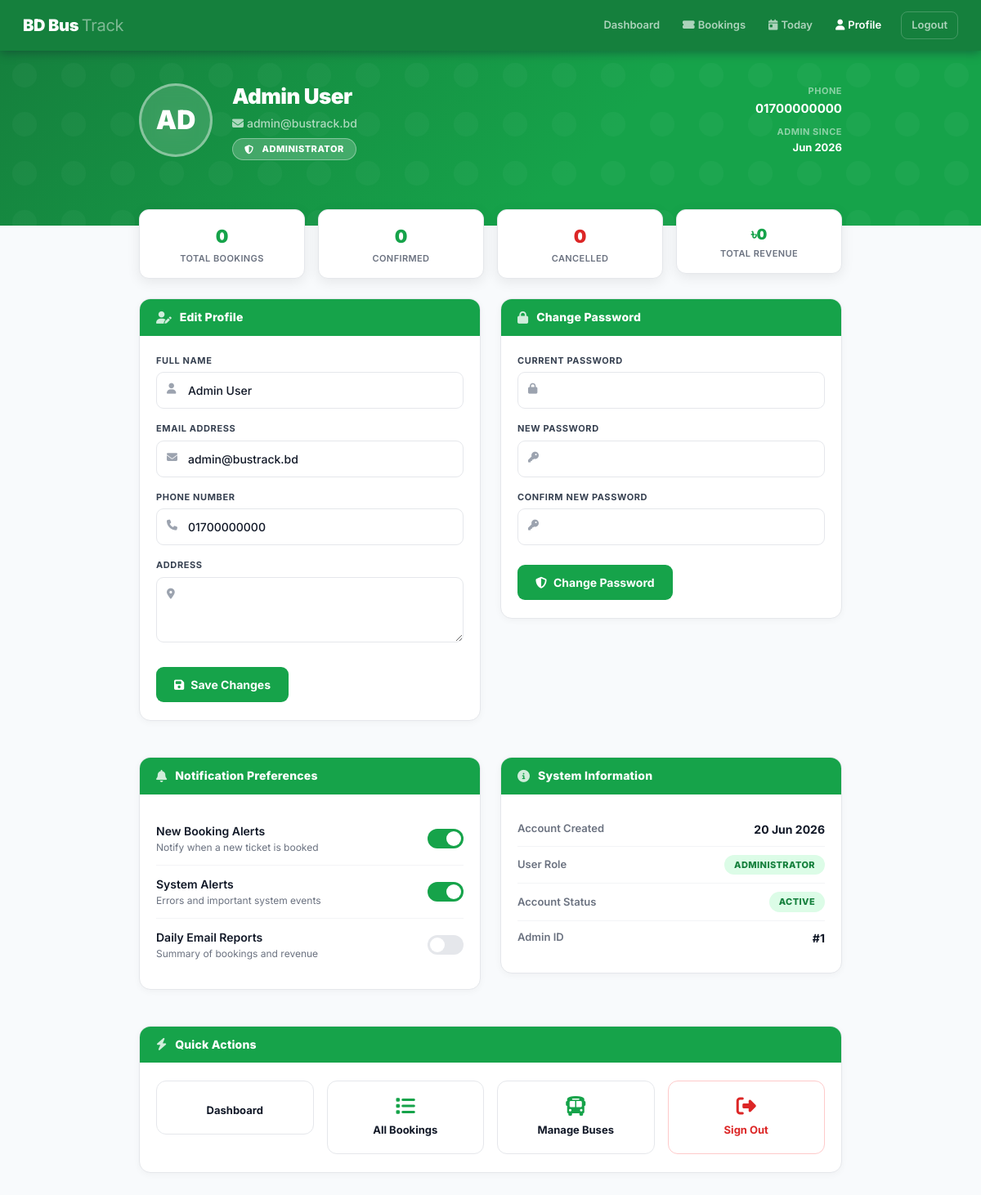
Screenshot of /admin/profile.php (signed in) with the database file from the repository.
### tables this page shows
CREATE TABLE IF NOT EXISTS users (
    id INT AUTO_INCREMENT PRIMARY KEY,
    name VARCHAR(100) NOT NULL,
    email VARCHAR(100) UNIQUE NOT NULL,
    phone VARCHAR(15) NOT NULL,
    password VARCHAR(255) NOT NULL,
    role ENUM('admin', 'user') DEFAULT 'user',
    created_at TIMESTAMP DEFAULT CURRENT_TIMESTAMP
);

### admin/profile.php (the view, shortened to what this page needs)
<?php
$conn = getConnection();
$user_id = $_SESSION['user_id'];
$conn->query("ALTER TABLE users ADD COLUMN IF NOT EXISTS address VARCHAR(255) DEFAULT NULL");
$stmt = $conn->prepare("SELECT * FROM users WHERE id = ?");
$stmt->bind_param("i", $user_id);
$stmt->execute();
$user = $stmt->get_result()->fetch_assoc();
$sysStats = $conn->query("SELECT
    (SELECT COUNT(*) FROM bookings) as total_bookings,
    (SELECT COUNT(*) FROM bookings WHERE status='confirmed') as confirmed,
    (SELECT COUNT(*) FROM bookings WHERE status='cancelled') as cancelled,
    (SELECT COALESCE(SUM(total_fare),0) FROM bookings WHERE status='confirmed') as revenue
")->fetch_assoc();
$initials = strtoupper(substr($user['name'], 0, 2));
$joined   = date('M Y', strtotime($user['created_at'] ?? 'now'));
?>
<!DOCTYPE html>
<html lang="en">
<head>
<link href="https://cdn.jsdelivr.net/npm/bootstrap@5.3.0/dist/css/bootstrap.min.css" rel="stylesheet">
<link href="https://cdnjs.cloudflare.com/ajax/libs/font-awesome/6.4.0/css/all.min.css" rel="stylesheet">
</head>
<body>
<nav class="topnav">
  <a href="dashboard.php" class="brand">BD Bus <span>Track</span></a>
  <div style="margin-left:auto;display:flex;align-items:center;gap:4px;">
    <a href="dashboard.php" class="nav-a"><i class="fas fa-grid-2 me-1"></i>Dashboard</a>
    <a href="total_bookings.php" class="nav-a"><i class="fas fa-ticket-alt me-1"></i>Bookings</a>
    <a href="todays_bookings.php" class="nav-a"><i class="fas fa-calendar-day me-1"></i>Today</a>
    <a href="profile.php" class="nav-a active"><i class="fas fa-user me-1"></i>Profile</a>
    <a href="../logout.php" class="nav-a" style="margin-left:8px;border:1px solid rgba(255,255,255,.2);border-radius:8px;">Logout</a>
  </div>
</nav>
<div class="profile-hero">
  <div class="hero-inner">
    <div class="avatar"><?= $initials ?></div>
    <div>
      <div class="hero-name"><?= htmlspecialchars($user['name']) ?></div>
      <div class="hero-email"><i class="fas fa-envelope me-1"></i><?= htmlspecialchars($user['email']) ?></div>
      <div class="admin-pill"><i class="fas fa-shield-alt me-1"></i>Administrator</div>
    </div>
    <div style="margin-left:auto;text-align:right">
      <div style="color:rgba(255,255,255,.5);font-size:11px;font-weight:700;text-transform:uppercase;letter-spacing:.5px;">Phone</div>
      <div style="color:white;font-weight:700;font-size:15px;margin-top:3px;"><?= htmlspecialchars($user['phone'] ?: '—') ?></div>
      <div style="color:rgba(255,255,255,.5);font-size:11px;font-weight:700;text-transform:uppercase;letter-spacing:.5px;margin-top:8px;">Admin since</div>
      <div style="color:white;font-weight:700;font-size:13px;margin-top:2px;"><?= $joined ?></div>
    </div>
  </div>
</div>
<div class="stats-row">
  <div class="row g-3">
    <div class="col-3">
      <div class="stat-pill">
        <div class="num"><?= $sysStats['total_bookings'] ?? 0 ?></div>
        <div class="lbl">Total Bookings</div>
      </div>
    </div>
    <div class="col-3">
      <div class="stat-pill">
        <div class="num" style="color:#16a34a"><?= $sysStats['confirmed'] ?? 0 ?></div>
        <div class="lbl">Confirmed</div>
      </div>
    </div>
    <div class="col-3">
      <div class="stat-pill">
        <div class="num" style="color:#dc2626"><?= $sysStats['cancelled'] ?? 0 ?></div>
        <div class="lbl">Cancelled</div>
      </div>
    </div>
    <div class="col-3">
      <div class="stat-pill">
        <div class="num" style="font-size:18px">৳<?= number_format($sysStats['revenue'] ?? 0) ?></div>
        <div class="lbl">Total Revenue</div>
      </div>
    </div>
  </div>
</div>
<div class="main">
  <div class="row g-4">
    <div class="col-md-6">
      <div class="section-card">
        <div class="section-head">
          <i class="fas fa-user-edit"></i>
          <h5>Edit Profile</h5>
        </div>
        <div class="section-body">
          <form method="POST">
            <div class="mb-3">
              <label class="form-label-c">Full Name</label>
              <div class="icon-input">
                <i class="fas fa-user"></i>
                <input class="form-ctrl" type="text" name="name" value="<?= htmlspecialchars($user['name']) ?>" required>
              </div>
            </div>
            <div class="mb-3">
              <label class="form-label-c">Email Address</label>
              <div class="icon-input">
                <i class="fas fa-envelope"></i>
                <input class="form-ctrl" type="email" name="email" value="<?= htmlspecialchars($user['email']) ?>" required>
              </div>
            </div>
            <div class="mb-3">
              <label class="form-label-c">Phone Number</label>
              <div class="icon-input">
                <i class="fas fa-phone"></i>
                <input class="form-ctrl" type="text" name="phone" value="<?= htmlspecialchars($user['phone'] ?? '') ?>" required placeholder="01XXXXXXXXX">
              </div>
            </div>
            <div class="mb-4">
              <label class="form-label-c">Address</label>
              <div class="icon-input">
                <i class="fas fa-map-marker-alt" style="top:14px"></i>
                <textarea class="form-ctrl" name="address" rows="2"><?= htmlspecialchars($user['address'] ?? '') ?></textarea>
              </div>
            </div>
            <button class="btn-green-main" type="submit" name="update_profile">
              <i class="fas fa-save me-2"></i>Save Changes
            </button>
          </form>
        </div>
      </div>
    </div>
    <div class="col-md-6">
      <div class="section-card">
        <div class="section-head">
          <i class="fas fa-lock"></i>
          <h5>Change Password</h5>
        </div>
        <div class="section-body">
          <form method="POST">
            <div class="mb-3">
              <label class="form-label-c">Current Password</label>
              <div class="icon-input">
                <i class="fas fa-lock"></i>
                <input class="form-ctrl" type="password" name="current_password" required>
              </div>
            </div>
            <div class="mb-3">
              <label class="form-label-c">New Password</label>
              <div class="icon-input">
                <i class="fas fa-key"></i>
                <input class="form-ctrl" type="password" name="new_password" id="newPwd" required minlength="6">
              </div>
            </div>
            <div class="mb-4">
              <label class="form-label-c">Confirm New Password</label>
              <div class="icon-input">
                <i class="fas fa-key"></i>
                <input class="form-ctrl" type="password" name="confirm_password" id="confPwd" required>
              </div>
            </div>
            <button class="btn-green-main" type="submit" name="change_password">
              <i class="fas fa-shield-alt me-2"></i>Change Password
            </button>
          </form>
        </div>
      </div>
    </div>
    <div class="col-md-6">
      <div class="section-card">
        <div class="section-head">
          <i class="fas fa-bell"></i>
          <h5>Notification Preferences</h5>
        </div>
        <div class="section-body">
          <div class="switch-row">
            <div>
              <div class="switch-label">New Booking Alerts</div>
              <div class="switch-sub">Notify when a new ticket is booked</div>
            </div>
            <label class="toggle"><input type="checkbox" checked><span class="slider"></span></label>
          </div>
          <div class="switch-row">
            <div>
              <div class="switch-label">System Alerts</div>
              <div class="switch-sub">Errors and important system events</div>
            </div>
            <label class="toggle"><input type="checkbox" checked><span class="slider"></span></label>
          </div>
          <div class="switch-row">
            <div>
              <div class="switch-label">Daily Email Reports</div>
              <div class="switch-sub">Summary of bookings and revenue</div>
            </div>
            <label class="toggle"><input type="checkbox"><span class="slider"></span></label>
          </div>
        </div>
      </div>
    </div>
    <div class="col-md-6">
      <div class="section-card">
        <div class="section-head">
          <i class="fas fa-info-circle"></i>
          <h5>System Information</h5>
        </div>
        <div class="section-body">
          <div class="info-row">
            <span class="info-label">Account Created</span>
            <span class="info-val"><?= date('d M Y', strtotime($user['created_at'] ?? 'now')) ?></span>
          </div>
          <div class="info-row">
            <span class="info-label">User Role</span>
            <span class="role-badge">Administrator</span>
          </div>
          <div class="info-row">
            <span class="info-label">Account Status</span>
            <span class="role-badge" style="background:#dcfce7;color:#15803d">Active</span>
          </div>
          <div class="info-row">
            <span class="info-label">Admin ID</span>
            <span class="info-val">#<?= $user['id'] ?></span>
          </div>
        </div>
      </div>
    </div>
    <div class="col-12">
      <div class="section-card">
        <div class="section-head">
          <i class="fas fa-bolt"></i>
          <h5>Quick Actions</h5>
        </div>
        <div class="section-body">
          <div class="row g-3">
            <div class="col-md-3">
              <a href="dashboard.php" class="quick-link">
                <div style="font-weight:700;font-size:13px">Dashboard</div>
              </a>
            </div>
            <div class="col-md-3">
              <a href="total_bookings.php" class="quick-link">
                <i class="fas fa-list"></i>
                <div style="font-weight:700;font-size:13px">All Bookings</div>
              </a>
            </div>
            <div class="col-md-3">
              <a href="manage_bus.php" class="quick-link">
                <i class="fas fa-bus"></i>
                <div style="font-weight:700;font-size:13px">Manage Buses</div>
              </a>
            </div>
            <div class="col-md-3">
              <a href="../logout.php" class="quick-link danger">
                <i class="fas fa-sign-out-alt"></i>
                <div style="font-weight:700;font-size:13px">Sign Out</div>
              </a>
            </div>
          </div>
        </div>
      </div>
    </div>
  </div>
</div>
</body>
</html>

### rows the page displays
users: name "AD", name "Admin User", email "admin@bustrack.bd", phone "01700000000", created_at "Jun 2026", created_at "20 Jun 2026", id "1"

### other values shown
$sysStats['total_bookings'] "0"
$sysStats['confirmed'] "0"
$sysStats['cancelled'] "0"
$sysStats['revenue'] "0"
